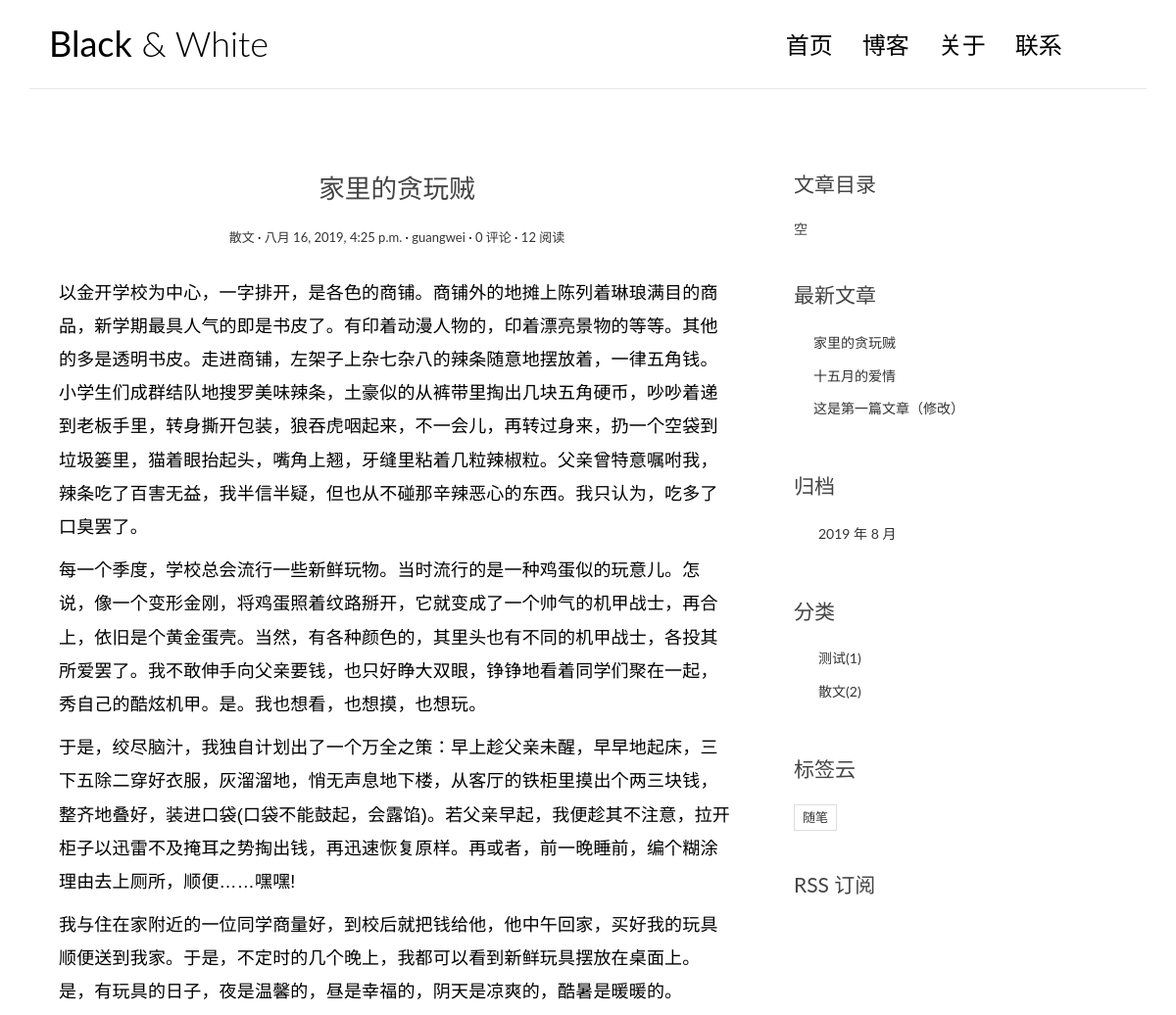
/post/3/ (upper part), run on an earlier commit of the app's database.
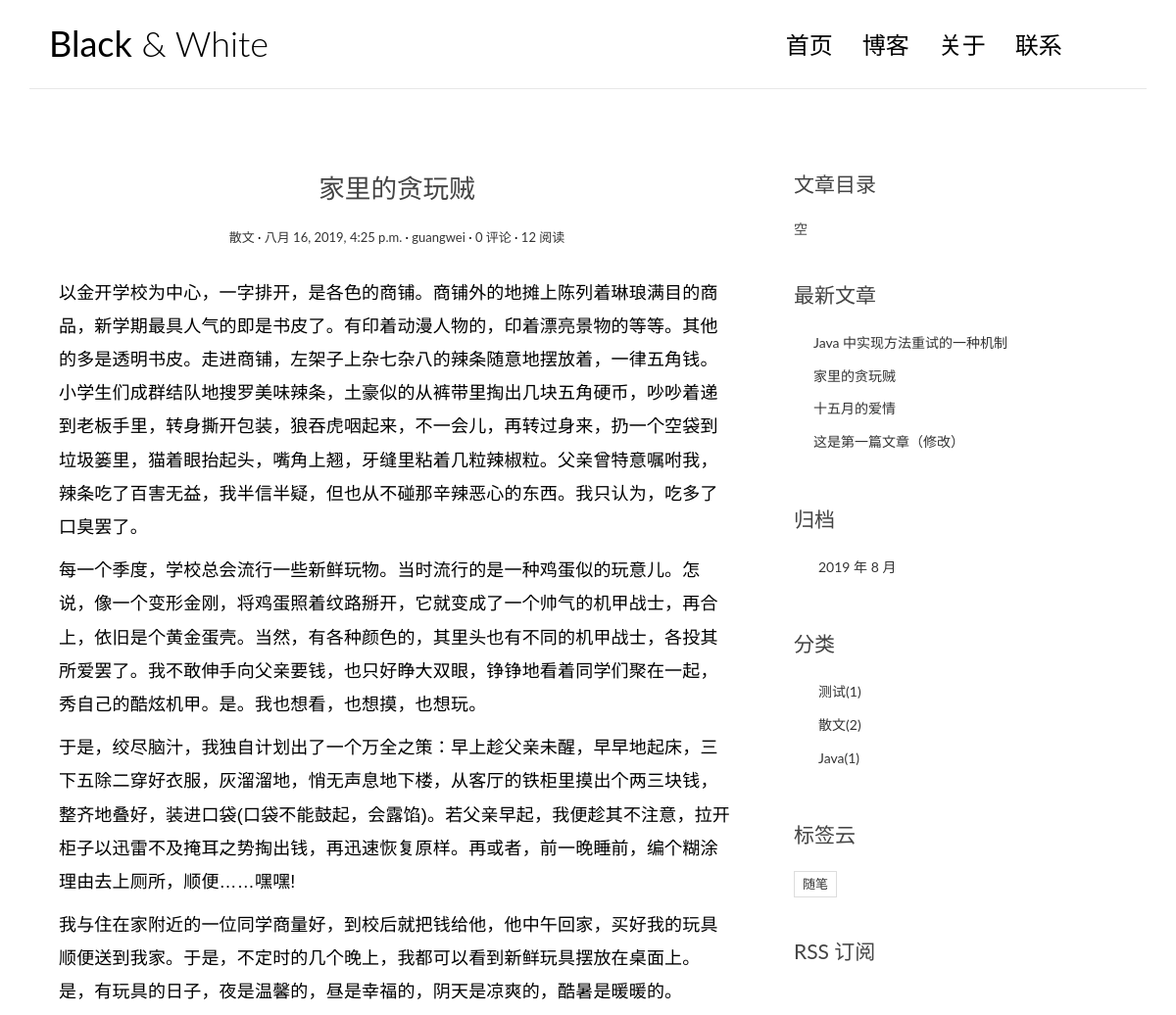
And on a later commit of the database.
### blog/models.py (models this page shows, shortened)
@python_2_unicode_compatible
class Post(models.Model):
    title = models.CharField(max_length=70)
    body = MDTextField(verbose_name='正文', default='')
    create_time = models.DateTimeField()
    modified_time = models.DateTimeField()
    excerpt = models.CharField(max_length=200, blank=True)
    category = models.ForeignKey(Category, on_delete=models.CASCADE)
    tags = models.ManyToManyField(Tag, blank=True)
    author = models.ForeignKey(User, on_delete=models.CASCADE)
    views = models.PositiveIntegerField(default=0)
    def get_absolute_url(self):
        return reverse('blog:detail', kwargs={'pk': self.pk})
    def increase_views(self):
        self.views += 1
        self.save(update_fields=['views'])
    def save(self, *args, **kwargs):
        if not self.excerpt:
            md = markdown2.Markdown(extras=['code-friendly', 'fenced-code-blocks', ])
            self.excerpt = strip_tags(md.convert(self.body)[:54])
        super(Post, self).save(*args, **kwargs)
    class Meta:
        ordering = ['-create_time']

@python_2_unicode_compatible
class Category(models.Model):
    name = models.CharField(max_length=100)

@python_2_unicode_compatible
class Tag(models.Model):
    name = models.CharField(max_length=100)

### blog/views.py (the view)
# urls.py: url(r'^post/(?P<pk>[0-9]+)/$', views.PostDetailView.as_view(), name='detail'),
class PostDetailView(DetailView):
    model = Post
    template_name = 'blog/detail.html'
    context_object_name = 'post'
    def get(self, request, *args, **kwargs):
        response = super(PostDetailView, self).get(request, *args, **kwargs)
        self.object.increase_views()
        return response
    def get_object(self, queryset=None):
        post = super(PostDetailView, self).get_object(queryset=None)
        md = markdown2.Markdown(extras=[
                                           'code-friendly', 'fenced-code-blocks', 'footnotes', 'toc'
                                       ], safe_mode=True)
        post.body = md.convert(post.body)
        if hasattr(md, 'toc_html'):
            post.toc = md.toc_html
        return post
    def get_context_data(self, **kwargs):
        context = super(PostDetailView, self).get_context_data(**kwargs)
        form = CommentForm()
        comment_list = self.object.comment_set.all()
        context.update({
            'form': form,
            'comment_list': comment_list
        })
        return context

### blog/templatetags/blog_tags.py (called while the page is built)
@register.simple_tag
def get_recent_posts(num=5):
    return Post.objects.all().order_by('-create_time')[:num]

@register.simple_tag
def archives():
    return Post.objects.dates('create_time', 'month', order='DESC')

@register.simple_tag
def get_categories():
    return Category.objects.annotate(num_posts=Count('post')).filter(num_posts__gt=0)

### templates/blog/detail.html (shortened to what this page needs)
{% extends 'base.html' %}
{% block main %}
    <article class="post post-{{ post.pk }}">
        <header class="entry-header">
            <h1 class="entry-title">{{ post.title }}</h1>
            <div class="entry-meta">
                <span class="post-category"><a href="#">{{ post.category.name }}</a></span>
                <span class="post-date"><a href="#"><time class="entry-date"
                                                          datetime="{{ post.create_time }}">{{ post.create_time }}</time></a></span>
                <span class="post-author"><a href="#">{{ post.author }}</a></span>
                <span class="comments-link"><a href="#">{{ post.comment_set.count }} 评论</a></span>
                <span class="views-count"><a href="#">{{ post.views }} 阅读</a></span>
            </div>
        </header>
        <div class="entry-content clearfix">
            {{ post.body | safe }}
        </div>
    </article>
{% endblock main %}
{% block toc %}
    <div class="widget widget-content">
        <h3 class="widget-title">文章目录</h3>
        {% if post.toc == None %}
            空
        {% else %}
            {{ post.toc|safe }}
        {% endif %}
    </div>
{% endblock toc %}
{% block tag %}
    <div class="widget widget-tag-cloud">
        <h3 class="widget-title">标签云</h3>
        <ul>
            {% for tag in post.tags.all %}
            <li>
                <a href="{% url 'blog:tag' tag.pk %}">{{ tag.name }}</a>
            </li>
            {% empty %}
            暂无标签
            {% endfor %}
        </ul>
    </div>
{% endblock tag %}

### templates/base.html (shortened to what the changed rows need)
{% load  staticfiles %}
{% load blog_tags %}
<!DOCTYPE html>
<html>
<head>
    <link rel="stylesheet" href="http://code.ionicframework.com/ionicons/2.0.1/css/ionicons.min.css">
    <link rel="stylesheet" href="{% static 'blog/css/bootstrap.min.css' %}">
    <link rel="stylesheet" href="{% static 'blog/css/pace.css' %}">
    <link rel="stylesheet" href="{% static 'blog/css/custom.css' %}">
    <link href="https://cdnjs.cloudflare.com/ajax/libs/highlight.js/9.15.9/styles/tomorrow-night-blue.min.css" rel="stylesheet">
</head>
<body>
    <div class="container">
        <header id="site-header">
            <div class="row">
                <div class="col-md-4 col-sm-5 col-xs-8">
                    <div class="logo">
                        <h1><a href="{% url 'blog:index' %}"><b>Black</b> &amp; White</a></h1>
                    </div>
                </div>
            </div>
        </header>
    </div>
    <div class="content-body">
        <div class="container">
            <div class="row">
                <main class="col-md-8">
                    {% block main %}
                    {% endblock main %}
                </main>
                <aside class="col-md-4">
                    <div class="widget widget-recent-posts">
                        {% get_recent_posts as recent_post_list %}
                        <ul>
                            {% for post in recent_post_list %}
                            <li>
                                <a href="{{ post.get_absolute_url }}">{{ post.title }}</a>
                            </li>
                            {% empty %}
                            暂无文章！
                            {% endfor %}
                        </ul>
                    </div>
                    <div class="widget widget-archives">
                        {% archives as date_list %}
                        <ul>
                            {% for date in date_list %}
                            <li>
                                <a href="{% url 'blog:archives' date.year date.month %}">
                                    {{ date.year }} 年 {{ date.month }} 月
                                </a>
                            </li>
                            {% empty %}
                            暂无归档！
                            {% endfor %}
                        </ul>
                    </div>
                    <div class="widget widget-category">
                        {% get_categories as category_list %}
                        <ul>
                            {% for category in category_list %}
                            <li>
                                <a href="{% url 'blog:category' category.pk %}">{{ category.name }}<span class="post-count">({{ category.num_posts }})</span></a>
                            </li>
                            {% empty %}
                            暂无分类！
                            {% endfor %}
                        </ul>
                    </div>
                    {% block tag %}
                    {% endblock tag %}
                </aside>
            </div>
        </div>
    </div>
</body>
</html>

What changed in the data, as far as the page shows it:
added Post: title "Java 中实现方法重试的一种机制"
added Category: name "Java", num_posts "1"
